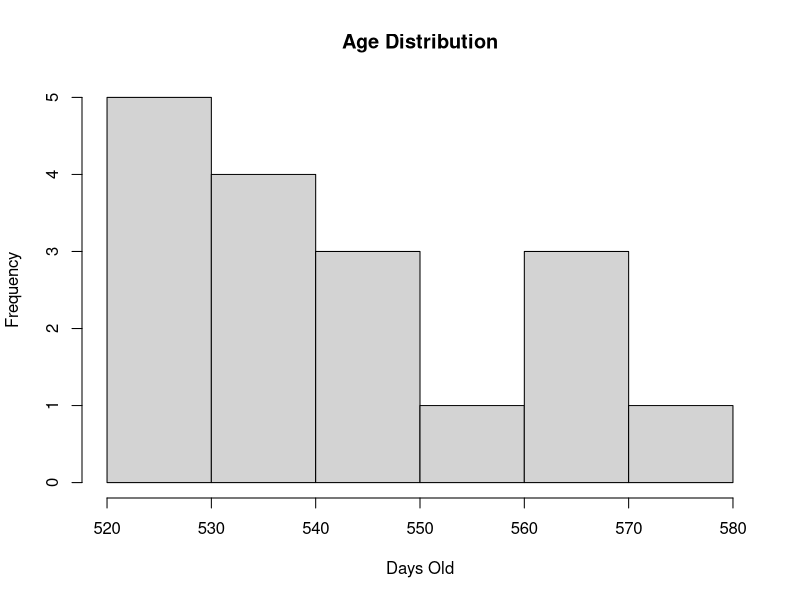
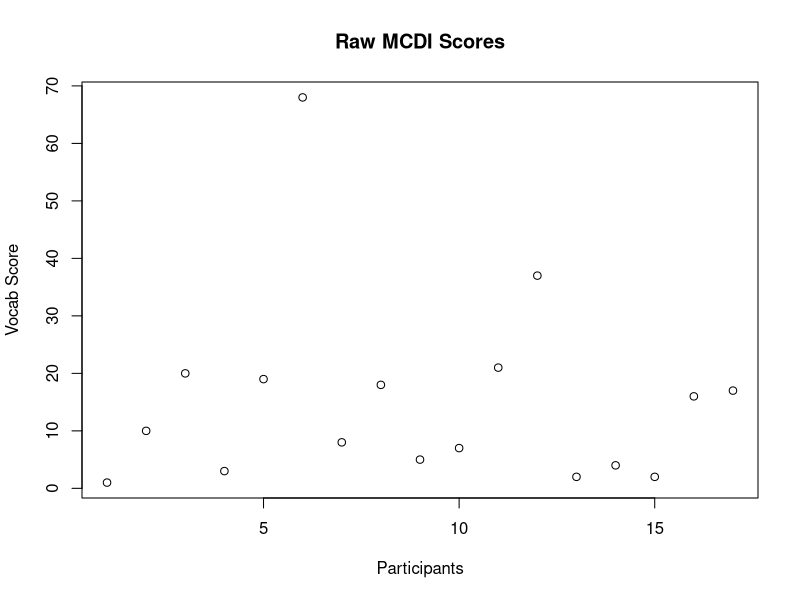
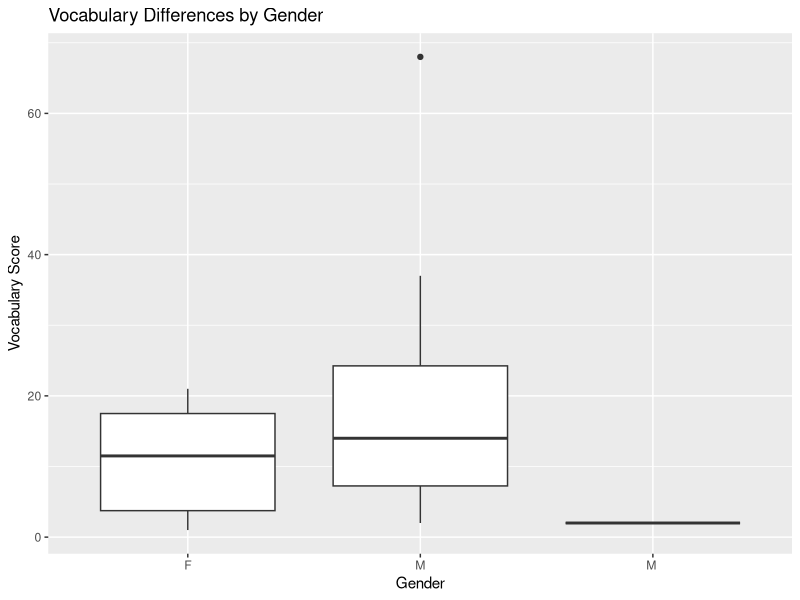
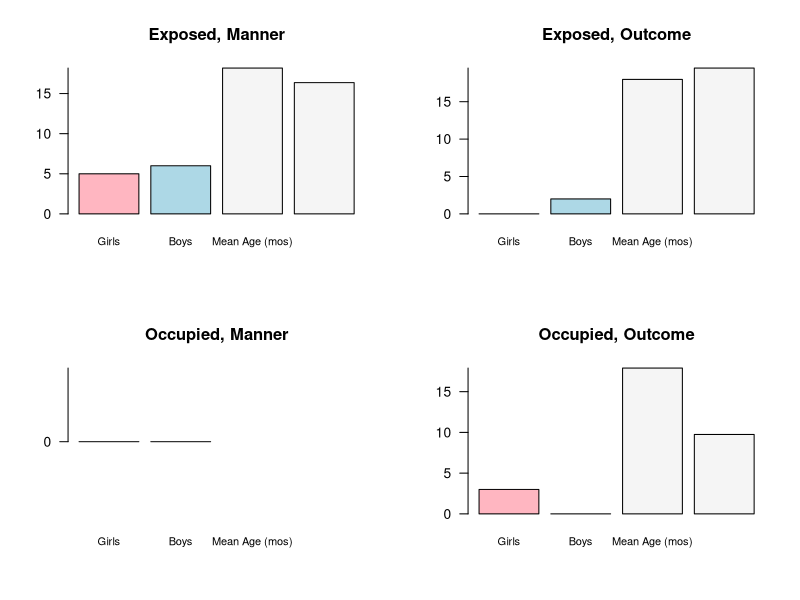

Generate these figures, in order, with R: (Note: this script raises an error after producing the figures.)
## Chelsea Lide
## Honors Thesis in Psychology: Mind, Brain, Behavior
## Harvard University, Class of 2016

# This code is ONLY Descriptives of Experiment 2: 
  # Participants
  # Durations
  # First Contact (no stats)

  

## Exploratory Descriptive Analyses -----------------------------------------------------------------------------


if (!require(graphics)) {install.packages("graphics"); require(graphics)}
if (!require(lattice)) {install.packages("lattice"); require(lattice)}
if (!require(ggplot2)) {install.packages("ggplot2"); require(ggplot2)}
if (!require(plyr)) {install.packages("plyr"); require(plyr)}

## Participant Descriptives -----------------------

raw.data <- read.csv("HBThesis_Data.csv")

# Kick out excluded participants

mydata <- raw.data[raw.data$Include == 1,]
mydata <- raw.data[!is.na(raw.data$Has.Exploration.Period),]

attach(mydata)

# Number of participants

  n <- dim(mydata)[1]
  n 

# Gender distribution

  girls <- sum(mydata$Gender == "F")
  boys <- sum(mydata$Gender == "M")

  girls
  boys

# Age 

  summary(mydata$Year.and.Months)
  summary(mydata$Days.Old)
  hist(Days.Old, breaks = 5, main = "Age Distribution", xlab = "Days Old")


  
# MCDI 

  # All participants
  summary(mydata$Raw.MCDI..Harvard.Only.)
  plot(mydata$Raw.MCDI..Harvard.Only., main = "Raw MCDI Scores", xlab = "Participants", ylab = "Vocab Score")

  # Gender Differences 
 
  x11()
  p <- ggplot(mydata, aes(factor(Gender), Raw.MCDI..Harvard.Only.), xlab = "Gender", ylab = "Vocabulary Score")  
  p + geom_boxplot() +
  labs(x = "Gender", 
        y = "Vocabulary Score",
        title = "Vocabulary Differences by Gender")
  

# Per Condition 
  
  # gender, age, MCDI
  sub.ex.man <- subset(mydata, Lang.Condition == "Dax to toy" & Action.Condition == "Hands Free", select = c(Gender, Days.Old, Raw.MCDI..Harvard.Only.))
  sub.ex.out <- subset(mydata, Lang.Condition == "Dax toy" & Action.Condition == "Hands Free", select = c(Gender, Days.Old, Raw.MCDI..Harvard.Only.))
  sub.oc.man <- subset(mydata, Lang.Condition == "Dax to toy" & Action.Condition == "Hands Occupied", select = c(Gender, Days.Old, Raw.MCDI..Harvard.Only.))
  sub.oc.out <- subset(mydata, Lang.Condition == "Dax toy" & Action.Condition == "Hands Occupied", select = c(Gender, Days.Old, Raw.MCDI..Harvard.Only.))
  
  # Exposed, Manner 
  sem.girls <- sum(sub.ex.man$Gender == "F")
  sem.boys <- sum(sub.ex.man$Gender == "M")
  sem.age <- mean(sub.ex.man$Days.Old)
  sem.MCDI <- mean(sub.ex.man$Raw.MCDI..Harvard.Only.)
  ex.man <- c(sem.girls, sem.boys, I(sem.age/30), sem.MCDI)
  ex.man
 
  # Exposed, Outcome 
  seo.girls <- sum(sub.ex.out$Gender == "F")
  seo.boys <- sum(sub.ex.out$Gender == "M")
  seo.age <- mean(sub.ex.out$Days.Old)
  seo.MCDI <- mean(sub.ex.out$Raw.MCDI..Harvard.Only.)
  ex.out <- c(seo.girls, seo.boys, I(seo.age/30), seo.MCDI)
  ex.out
  
  # Occupied, Manner 
  som.girls <- sum(sub.oc.man$Gender == "F")
  som.boys <- sum(sub.oc.man$Gender == "M")
  som.age <- mean(sub.oc.man$Days.Old)
  som.MCDI <- mean(sub.oc.man$Raw.MCDI..Harvard.Only.)
  oc.man <- c(som.girls, som.boys, I(som.age/30), som.MCDI)
  oc.man
  
  # Occupied, Outcome 
  soo.girls <- sum(sub.oc.out$Gender == "F")
  soo.boys <- sum(sub.oc.out$Gender == "M")
  soo.age <- mean(sub.oc.out$Days.Old)
  soo.MCDI <- mean(sub.oc.out$Raw.MCDI..Harvard.Only.)
  oc.out <- c(soo.girls, soo.boys, I(soo.age/30), soo.MCDI)
  oc.out

  x11()
  op <- par(mfrow = c(2,2))
  barplot(ex.man, names.arg = c("Girls", "Boys", "Mean Age (mos)", "Mean Vocab"),
          cex.names = .8, col = c("lightpink", "lightblue", "whitesmoke", "whitesmoke"), main = "Exposed, Manner", axes = FALSE)
          axis(2, las = 1, at = seq(0 , 30, by = 5))
  barplot(ex.out, names.arg = c("Girls", "Boys", "Mean Age (mos)", "Mean Vocab"), 
          cex.names = .8, col = c("lightpink", "lightblue", "whitesmoke", "whitesmoke"), main = "Exposed, Outcome", axes = FALSE)
          axis(2, las = 1, at = seq(0 , 30, by = 5))
  barplot(oc.man, names.arg = c("Girls", "Boys", "Mean Age (mos)", "Mean Vocab"), 
          cex.names = .8, col = c("lightpink", "lightblue", "whitesmoke", "whitesmoke"), main = "Occupied, Manner", axes = FALSE)
          axis(2, las = 1, at = seq(0 , 30, by = 5))
  barplot(oc.out, names.arg = c("Girls", "Boys", "Mean Age (mos)", "Mean Vocab"), 
          cex.names = .8, col = c("lightpink", "lightblue", "whitesmoke", "whitesmoke"), main = "Occupied, Outcome", axes = FALSE)
          axis(2, las = 1, at = seq(0 , 30, by = 5))
  par(op)
  
detach(mydata)
  
# -----------------------------------------------------------------------
  
#Read in and merge individual data sets
  
  load_data <- function(path) { 
    files <- dir(path, pattern = '\\.csv', full.names = TRUE)
    tables <- lapply(files, read.csv)
    do.call(rbind, tables)
  }
  
alldata <- load_data("Headbop Coded CSVs")
  
head(alldata)
attach(alldata)
  
## Trial Length Descriptives ----------------------


# Initializing the data frame 
trial.data <- subset(alldata, TrackName == "Total Trial Length", select = c(Participant, Condition, Hands, Language, Duration))
summary(trial.data)

# Converting duration units (from miliseconds to minutes)
duration.minutes <- I((trial.data$Duration/1000)/60)

# Initializing the data frame with converted units
participant.trial <- cbind(trial.data[1:4], duration.minutes)

## ----------------------------------------------------------------------------------------------

# Between Hand Conditions

# Subset paricipants in the Hands Exposed Condtion
trial.ex <- subset(participant.trial, Hands == "Exposed", select = c(Participant, duration.minutes))

# Subset participants in the Hands Occupied Condition
trial.oc <- subset(participant.trial, Hands == "Occupied", select = c(Participant, duration.minutes))

# Plot the two side-by-side

x11()
op <- par(mfrow = c(1,2))
plot(trial.ex, type = "p", main = "Total Trial Duration - Hands Exposed", cex.main = .8, xlab = "Participants", ylab = "Duration (s)", axes = FALSE)
     axis(1, lab = FALSE)
     axis(2, las = 1, at = seq(0 , 20))
     mdex <- mean(duration.minutes)
     abline(h = mdex, col = "red") 
     text(2,80, "mean = X seconds", cex = .6, col = "red") 
plot(trial.oc, type = "p", main = "Total Trial Duration - Hands Occupied", cex.main =.8, xlab = "Participants", ylab = " ", axes = FALSE) 
     axis(1, lab = FALSE)
     axis(2, las = 1, at = seq(0, 20))     
     mdoc <- mean(duration.minutes) 
     abline(h = mdoc, col = "red") 
     text(2,80, "mean = X seconds", cex = .6, col = "red") 
par(op)

## ----------------------------------------------------------------------------------------------

# Between Language Conditions

# Subset paricipants in the Hands Exposed Condtion
trial.man <- subset(participant.trial, Language == "Dax To", select = c(Participant, duration.minutes))

# Subset participants in the Hands Occupied Condition
trial.out <- subset(participant.trial, Language == "Dax", select = c(Participant, duration.minutes))

# Plot the two side-by-side

x11()
op <- par(mfrow = c(1,2))
plot(trial.man, type = "p", main = "Total Trial Duration - Manner", cex.main = .8, xlab = "Participants", ylab = "Duration (s)", axes = FALSE)
     axis(1, lab = FALSE)
     axis(2, las = 1, at = seq(0 , 20))
     mdex <- mean(duration.minutes)
     abline(h = mdex, col = "red") 
     text(2,80, "mean = X seconds", cex = .6, col = "red") 
plot(trial.out, type = "p", main = "Total Trial Duration - Hands Occupied", cex.main =.8, xlab = "Participants", ylab = " ", axes = FALSE) 
     axis(1, lab = FALSE)
     axis(2, las = 1, at = seq(0, 20))     
     mdoc <- mean(duration.minutes) 
     abline(h = mdoc, col = "red") 
     text(2,80, "mean = X seconds", cex = .6, col = "red") 
par(op)

## ----------------------------------------------------------------------------------------------

# Between All Conditions

# Subsetting 

trial.1 <- subset(participant.trial, Condition == "Exposed, Dax To", select = c(Participant, duration.minutes))
trial.2 <- subset(participant.trial, Condition == "Exposed, Dax", select = c(Participant, duration.minutes))
trial.3 <- subset(participant.trial, Condition == "Occupied, Dax To", select = c(Participant, duration.minutes))
trial.4 <- subset(participant.trial, Condition == "Occupied, Dax", select = c(Participant, duration.minutes))

x11()
op <- par(mfrow = c(1,4))
     boxplot(trial.1[2], main = "Exposed, Dax To", ylab = "Demonstration Duration (s)")
     boxplot(trial.2[2], main = "Exposed, Dax")
     boxplot(trial.3[2], main = "Occupied, Dax To")
     boxplot(trial.4[2], main = "Occupied, Dax")
par(op)




## Warm Up Descriptives ---------------------------

# Initializing the data frame 
warmup.data <- subset(alldata, TrackName == "Warm Up Duration", select = c(Participant, Condition, Hands, Language, Duration))
summary(warmup.data)

# Converting duration units (from miliseconds to minutes)
duration.minutes <- I((warmup.data$Duration/1000)/60)

# Initializing the data frame with converted units
participant.warmup <- cbind(warmup.data[1:4], duration.minutes)

## ----------------------------------------------------------------------------------------------

# Between Hand Conditions

# Subset paricipants in the Hands Exposed Condtion
warmup.ex <- subset(participant.warmup, Hands == "Exposed", select = c(Participant, duration.minutes))

# Subset participants in the Hands Occupied Condition
warmup.oc <- subset(participant.warmup, Hands == "Occupied", select = c(Participant, duration.minutes))

# Plot the two side-by-side

x11()
op <- par(mfrow = c(1,2))
plot(warmup.ex, type = "p", main = "Warm-Up Duration - Hands Exposed", cex.main = .8, xlab = "Participants", ylab = "Duration (s)", axes = FALSE)
     axis(1, lab = FALSE)
     axis(2, las = 1, at = seq(0 , 20))
     mdex <- mean(duration.minutes)
     abline(h = mdex, col = "red") 
     text(2,80, "mean = X seconds", cex = .6, col = "red") 
plot(warmup.oc, type = "p", main = "Warm-Up Duration - Hands Occupied", cex.main =.8, xlab = "Participants", ylab = " ", axes = FALSE) 
     axis(1, lab = FALSE)
     axis(2, las = 1, at = seq(0, 20))     
     mdoc <- mean(duration.minutes) 
     abline(h = mdoc, col = "red") 
     text(2,80, "mean = X seconds", cex = .6, col = "red") 
par(op)

## ----------------------------------------------------------------------------------------------

# Between Language Conditions

# Subset paricipants in the Hands Exposed Condtion
warmup.man <- subset(participant.warmup, Language == "Dax To", select = c(Participant, duration.minutes))

# Subset participants in the Hands Occupied Condition
warmup.out <- subset(participant.warmup, Language == "Dax", select = c(Participant, duration.minutes))

# Plot the two side-by-side

x11()
op <- par(mfrow = c(1,2))
plot(warmup.man, type = "p", main = "Warm-Up Duration - Manner", cex.main = .8, xlab = "Participants", ylab = "Duration (s)", axes = FALSE)
     axis(1, lab = FALSE)
     axis(2, las = 1, at = seq(0 , 20))
     mdex <- mean(duration.minutes)
     abline(h = mdex, col = "red") 
     text(2,80, "mean = X seconds", cex = .6, col = "red") 
plot(warmup.out, type = "p", main = "Warm-Up Duration - Hands Occupied", cex.main =.8, xlab = "Participants", ylab = " ", axes = FALSE) 
     axis(1, lab = FALSE)
     axis(2, las = 1, at = seq(0, 20))     
     mdoc <- mean(duration.minutes) 
     abline(h = mdoc, col = "red") 
     text(2,80, "mean = X seconds", cex = .6, col = "red") 
par(op)

## ----------------------------------------------------------------------------------------------

# Between All Conditions

# Subsetting 

warmup.1 <- subset(participant.warmup, Condition == "Exposed, Dax To", select = c(Participant, duration.minutes))
warmup.2 <- subset(participant.warmup, Condition == "Exposed, Dax", select = c(Participant, duration.minutes))
warmup.3 <- subset(participant.warmup, Condition == "Occupied, Dax To", select = c(Participant, duration.minutes))
warmup.4 <- subset(participant.warmup, Condition == "Occupied, Dax", select = c(Participant, duration.minutes))

x11()
op <- par(mfrow = c(1,4))
boxplot(warmup.1[2], main = "Exposed, Dax To", ylab = "Demonstration Duration (s)")
boxplot(warmup.2[2], main = "Exposed, Dax")
boxplot(warmup.3[2], main = "Occupied, Dax To")
boxplot(warmup.4[2], main = "Occupied, Dax")
par(op)



## Demonstration Descriptives ----------------------

# Initializing the data frame 
demonstration.data <- subset(alldata, TrackName == "Demonstration Duration", select = c(Participant, Condition, Hands, Language, Duration))
summary(demonstration.data)

# Converting duration units (from miliseconds to seconds)
duration.seconds <- I(demonstration.data$Duration/1000)

# Initializing the data frame with converted units
participant.demonstration <- cbind(demonstration.data[1:4], duration.seconds)

# Plot of demonstration duration by participant 
x11()
plot(participant.demonstration [c (1,5)], type = "p", 
     main = "Demonstration Duration", xlab = "Participant", ylab = "Duration (s)")
     md <- mean(duration.seconds)
     h <- abline(h = md, col = "red")

## ----------------------------------------------------------------------------------------------
     
# Between Hand Conditions

# Subset paricipants in the Hands Exposed Condtion
demo.ex <- subset(participant.demonstration, Hands == "Exposed", select = c(Participant, duration.seconds))
     
# Subset participants in the Hands Occupied Condition
demo.oc <- subset(participant.demonstration, Hands == "Occupied", select = c(Participant, duration.seconds))
     
# Plot the two side-by-side
     
x11()
op <- par(mfrow = c(1,2))
plot(demo.ex, type = "p", main = "Demonstration Duration - Hands Exposed", cex.main = .8, xlab = "Participants", ylab = "Duration (s)", axes = FALSE)
     axis(1, lab = FALSE)
     axis(2, las = 1, at = seq(30 , 60, by = 5))
     mdex <- mean(duration.seconds)
     abline(h = mdex, col = "red") 
     text(2,80, "mean = X seconds", cex = .6, col = "red") 
plot(demo.oc, type = "p", main = "Demonstration Duration - Hands Occupied", cex.main =.8, xlab = "Participants", ylab = " ", axes = FALSE) 
     axis(1, lab = FALSE)
     axis(2, las = 1, at = seq(30 , 60, by = 5))     
     mdoc <- mean(duration.seconds) 
     abline(h = mdoc, col = "red") 
     text(2,80, "mean = X seconds", cex = .6, col = "red") 
     par(op)

## ----------------------------------------------------------------------------------------------     
     
# Between Language Conditions

# Subset paricipants in the Manner Condtion
demo.man <- subset(participant.demonstration, Language == "Dax To", select = c(Participant, duration.seconds))
     
# Subset participants in the Outcome Condition
demo.out <- subset(participant.demonstration, Language == "Dax", select = c(Participant, duration.seconds))
     
x11()
op <- par(mfrow = c(1,2))
plot(demo.man, type = "p", main = "Demonstration Duration - Manner", cex.main = .8, xlab = "Participants", ylab = "Duration (s)", axes = FALSE)
     axis(1, lab = FALSE)
     axis(2, las = 1, at = seq(30 , 60, by = 5))
     mdex <- mean(duration.seconds)
     abline(h = mdex, col = "red") 
     text(2,80, "mean = X seconds", cex = .6, col = "red") 
plot(demo.out, type = "p", main = "Demonstration Duration - Outcome", cex.main =.8, xlab = "Participants", ylab = " ", axes = FALSE) 
     axis(1, lab = FALSE)
     axis(2, las = 1, at = seq(30 , 60, by = 5))     
     mdoc <- mean(duration.seconds) 
     abline(h = mdoc, col = "red") 
     text(2,80, "mean = X seconds", cex = .6, col = "red") 
par(op)
     
## ---------------------------------------------------------------------------------------------- 
    
# Between All Conditions

# Subsetting 

demo.1 <- subset(participant.demonstration, Condition == "Exposed, Dax To", select = c(Participant, duration.seconds))
demo.2 <- subset(participant.demonstration, Condition == "Exposed, Dax", select = c(Participant, duration.seconds))
demo.3 <- subset(participant.demonstration, Condition == "Occupied, Dax To", select = c(Participant, duration.seconds))
demo.4 <- subset(participant.demonstration, Condition == "Occupied, Dax", select = c(Participant, duration.seconds))

x11()
op <- par(mfrow = c(1,4))
boxplot(demo.1[2], main = "Exposed, Dax To", ylab = "Demonstration Duration (s)")
boxplot(demo.2[2], main = "Exposed, Dax")
boxplot(demo.3[2], main = "Occupied, Dax To")
boxplot(demo.4[2], main = "Occupied, Dax")
par(op)



## (Basic) First Response Window Descriptives ----------------------

# Initializing the data frame 
frw.data <- subset(alldata, TrackName == "First Response Window", select = c(Participant, Condition, Hands, Language, Duration))
summary(frw.data)

# Converting duration units (from miliseconds to seconds)
duration.seconds <- I(frw.data$Duration/1000)

# Initializing the data frame with converted units
participant.frw <- cbind(frw.data[1:4], duration.seconds)

# Plot of demonstration duration by participant 
x11()
plot(participant.frw [c (1,5)], type = "p", 
     main = "First Response Window Duration", xlab = "Participant", ylab = "Duration (s)")
     md <- mean(duration.seconds)
     abline(h = md, col = "red")

## ----------------------------------------------------------------------------------------------     
     
# Between Hand Conditions

# Subset paricipants in the Hands Exposed Condtion
frw.ex <- subset(participant.frw, Hands == "Exposed", select = c(Participant, duration.seconds))

# Subset participants in the Hands Occupied Condition
frw.oc <- subset(participant.frw, Hands == "Occupied", select = c(Participant, duration.seconds))

# Plot the two side-by-side

x11()
op <- par(mfrow = c(1,2))
plot(frw.ex, type = "p", main = "First Response Window Duration - Hands Exposed", cex.main = .8, xlab = "Participants", ylab = "Duration (s)", axes = FALSE)
     axis(1, lab = FALSE)
     axis(2, las = 1, at = seq(0 , 40, by = 5))
     mdex <- mean(duration.seconds)
     abline(h = mdex, col = "red") 
     text(2,80, "mean = X seconds", cex = .4, col = "red") 
plot(frw.oc, type = "p", main = "First Response Window Duration - Hands Occupied", cex.main =.8, xlab = "Participants", ylab = " ", axes = FALSE) 
     axis(1, lab = FALSE)
     axis(2, las = 1, at = seq(0 , 40, by = 5))     
     mdoc <- mean(duration.seconds) 
     abline(h = mdoc, col = "red") 
     text(2,80, "mean = X seconds", cex = .4, col = "red") 
par(op)

## ----------------------------------------------------------------------------------------------

# Between Language Conditions

# Subset paricipants in the Manner Condtion
frw.man <- subset(participant.frw, Language == "Dax To", select = c(Participant, duration.seconds))

# Subset participants in the Outcome Condition
frw.out <- subset(participant.frw, Language == "Dax", select = c(Participant, duration.seconds))

x11()
op <- par(mfrow = c(1,2))
plot(frw.man, type = "p", main = "First Response Window Duration - Manner", cex.main = .8, xlab = "Participants", ylab = "Duration (s)", axes = FALSE)
     axis(1, lab = FALSE)
     axis(2, las = 1, at = seq(0, 40, by = 5))
     mdex <- mean(duration.seconds)
     abline(h = mdex, col = "red") 
     text(2,80, "mean = X seconds", cex = .6, col = "red") 
plot(frw.out, type = "p", main = "First Response Window Duration - Outcome", cex.main =.8, xlab = "Participants", ylab = " ", axes = FALSE) 
     axis(1, lab = FALSE)
     axis(2, las = 1, at = seq(0, 40, by = 5))     
     mdoc <- mean(duration.seconds) 
     abline(h = mdoc, col = "red") 
     text(2,80, "mean = X seconds", cex = .6, col = "red") 
par(op)

## ----------------------------------------------------------------------------------------------

# Between All Conditions

# Subsetting 

frw.1 <- subset(participant.frw, Condition == "Exposed, Dax To", select = c(Participant, duration.seconds))
frw.2 <- subset(participant.frw, Condition == "Exposed, Dax", select = c(Participant, duration.seconds))
frw.3 <- subset(participant.frw, Condition == "Occupied, Dax To", select = c(Participant, duration.seconds))
frw.4 <- subset(participant.frw, Condition == "Occupied, Dax", select = c(Participant, duration.seconds))

x11()
op <- par(mfrow = c(1,4))
boxplot(frw.1[2], main = "Exposed, Dax To", ylab = "Demonstration Duration (s)")
boxplot(frw.2[2], main = "Exposed, Dax")
boxplot(frw.3[2], main = "Occupied, Dax To")
boxplot(frw.4[2], main = "Occupied, Dax")
par(op)



## (Basic) Exploration Descriptives ------------------------

# Initializing the data frame
exploration.data <- subset(alldata, TrackName == "Exploration Duration", select = c(Participant, Condition, Hands, Language, Duration))
summary(exploration.data)

# Converting duration units (from miliseconds to seconds)
duration.seconds <- I(exploration.data$Duration/1000)

# Initializing the data frame with converted units
participant.exploration <- cbind(exploration.data[1:4], duration.seconds)

# Plot of exploration duration by participant 
x11()
plot(participant.exploration [c (1,5)], type = "p", 
     main = "Exploration Duration", xlab = "Participant", ylab = "Duration (s)")
     md <- mean(duration.seconds)
     h <- abline(h = md, col = "red")
     text(3.5,76, "Average Exploration = 74 seconds", cex = .6, font = 2, col = "red")

## ----------------------------------------------------------------------------------------------
     
# Between Hand Conditions

# Subset paricipants in the Hands Exposed Condtion
exploration.ex <- subset(participant.exploration, Hands == "Exposed", select = c(Participant, duration.seconds))

# Subset participants in the Hands Occupied Condition
exploration.oc <- subset(participant.exploration, Hands == "Occupied", select = c(Participant, duration.seconds))

# Plot the two side-by-side

x11()
op <- par(mfrow = c(1,2))
plot(exploration.ex, type = "p", 
     main = "Exploration Duration - Hands Exposed", cex.main = .8, xlab = "Participants", ylab = "Duration (s)", axes = FALSE)
     axis(1, lab = FALSE)
     axis(2, las = 1, at = seq(40 , 100, by = 10))
     mdex <- mean(duration.seconds)
     abline(h = mdex, col = "red") 
     text(2,80, "mean = X seconds", cex = .6, col = "red") 
plot(exploration.oc, type = "p", 
     main = "Exploration Duration - Hands Occupied", cex.main =.8, xlab = "Participant", axes = FALSE) 
     axis(1, lab = FALSE)
     axis(2, las = 1, at = seq(40 , 100, by = 10))     
     mdoc <- mean(duration.seconds) 
     abline(h = mdoc, col = "red") 
     text(2,80, "mean = X seconds", cex = .6, col = "red") 
par(op)

## ----------------------------------------------------------------------------------------------

# Between Language Conditions

# Subset paricipants in the Manner Condtion
exploration.man <- subset(participant.exploration, Language == "Dax To", select = c(Participant, duration.seconds))

# Subset participants in the Outcome Condition
exploration.out <- subset(participant.exploration, Language == "Dax", select = c(Participant, duration.seconds))

# Plot the two side-by-side

x11()
op <- par(mfrow = c(1,2))
plot(exploration.man, type = "b", 
     main = "Exploration Duration - Manner", cex.main = .8, xlab = "Participant", ylab = "Duration (s)")
     mdman <- mean(duration.seconds)
     abline(h = mdman, col = "red")
     text(2,80, "mean = X seconds", cex = .6, col = "red")
plot(exploration.out, type = "b", 
     main = "Exploration Duration - Outcome", cex.main =.8, xlab = "Participant", ylab = "Duration (s)")
     mdout <- mean(duration.seconds)
     abline(h = mdout, col = "red")
     text(2,80, "mean = X seconds", cex = .6, col = "red")
par(op)

## ----------------------------------------------------------------------------------------------

# Between All Conditions

# Subsetting 

exp.1 <- subset(participant.exploration, Condition == "Exposed, Dax To", select = c(Participant, duration.seconds))
exp.2 <- subset(participant.exploration, Condition == "Exposed, Dax", select = c(Participant, duration.seconds))
exp.3 <- subset(participant.exploration, Condition == "Occupied, Dax To", select = c(Participant, duration.seconds))
exp.4 <- subset(participant.exploration, Condition == "Occupied, Dax", select = c(Participant, duration.seconds))

x11()
op <- par(mfrow = c(1,4))
boxplot(exp.1[2], main = "Exposed, Dax To", ylab = "Exploration Duration (s)")
boxplot(exp.2[2], main = "Exposed, Dax")
boxplot(exp.3[2], main = "Occupied, Dax To")
boxplot(exp.4[2], main = "Occupied, Dax")
par(op)



## (Basic) First Response Descriptives ----------------------------------------

# All conditions 

head.touches <- as.data.frame(subset(mydata, Response..First.Action. == "Head", select = c(Participant.., Lang.Condition, Action.Condition)))
hand.touches <- as.data.frame(subset(mydata, Response..First.Action. == "Hand", select = c(Participant.., Lang.Condition, Action.Condition)))

summary(head.touches)  ## seems to be trending in the opposite direction as predicted
summary(hand.touches)  ## also seems to be trending in the opposite direction as predicted

mydata$ggresponse<-rep("No Response",26)
mydata$ggresponse[mydata$Response..First.Action.=="Hand"]<-"Hand"
mydata$ggresponse[mydata$Response..First.Action.=="Head"]<-"Head"

## ----------------------------------------------------------------------------------------------

# All Conditions, Counts
x11()
ggplot(data=mydata, aes(x=Condition)) + geom_histogram(aes(fill=ggresponse)) + labs(fill="Response") + 
  ggtitle("First Response Action") + xlab("Condition") + theme(axis.text.x=element_text(angle = 45, hjust = 1)) +
  scale_fill_manual(values=c("chartreuse3", "deepskyblue3", "grey94"))


# All Conditions, Proportions
x11()
ggplot(data=mydata, aes(x=Condition, fill=ggresponse)) + geom_bar(position="fill") + ylab("Proportion of Responses") + 
  labs(fill="Response") + ggtitle("First Response Action") + xlab("Condition") + theme(axis.text.x=element_text(angle = 45, hjust = 1)) +
  scale_fill_manual(values=c("chartreuse3", "deepskyblue3", "grey94"))

## ----------------------------------------------------------------------------------------------

# By Hands, Counts
x11()
ggplot(data=mydata, aes(x=Action.Condition)) + geom_histogram(aes(fill=ggresponse)) + labs(fill="Response") + 
  ggtitle("First Response Action") + xlab("Condition") + theme(axis.text.x=element_text(angle = 45, hjust = 1)) +
  scale_fill_manual(values=c("chartreuse3", "deepskyblue3", "grey94"))


# By Hands, Proportions
x11()
ggplot(data=mydata, aes(x=Action.Condition, fill=ggresponse)) + geom_bar(position="fill") + ylab("Proportion of Responses") + 
  labs(fill="Response") + ggtitle("First Response Action") + xlab("Condition") + theme(axis.text.x=element_text(angle = 45, hjust = 1)) +
  scale_fill_manual(values=c("chartreuse3", "deepskyblue3", "grey94"))

## ----------------------------------------------------------------------------------------------

# By Language, Counts
x11()
ggplot(data=mydata, aes(x=Lang.Condition)) + geom_histogram(aes(fill=ggresponse)) + labs(fill="Response") + 
  ggtitle("First Response Action") + xlab("Condition") + theme(axis.text.x=element_text(angle = 45, hjust = 1)) +
  scale_fill_manual(values=c("chartreuse3", "deepskyblue3", "grey94"))

# By Language, Proportions
x11()
ggplot(data=mydata, aes(x=Lang.Condition, fill=ggresponse)) + geom_bar(position="fill") + ylab("Proportion of Responses") + 
  labs(fill="Response") + ggtitle("First Response Action") + xlab("Condition") + theme(axis.text.x=element_text(angle = 45, hjust = 1)) +
  scale_fill_manual(values=c("chartreuse3", "deepskyblue3", "grey94"))


detach(alldata)

# Correlations & Other Random Things... 

# Reshape to wide format 

x <- reshape(alldata, timevar = "TrackName", idvar = "Participant", direction = "wide")
head(x)

# Subset duration data by participant

duration.data <- as.data.frame(c(x$`Duration.Total Trial Length`, x$`Duration.Warm Up Duration`, 
                                 x$`Duration.Demonstration Duration`, x$`Duration.First Response Window`,
                                 x$`Duration.Exploration Duration`))

# Pull out Participant # and Condition info 

duration.data <- x[1:4]

# Initialize new cols & run through loop  

total.dur = NULL
warmup.dur  = NULL
demo.dur = NULL
firstresp.dur = NULL
expl.dur = NULL 

n <- dim(x)[1]

for (i in 1:n) {
  duration.data$total.dur <- x$`Duration.Total Trial Length`
  duration.data$warmup.dur <- x$`Duration.Warm Up Duration`
  duration.data$demo.dur <- x$`Duration.Demonstration Duration`
  duration.data$firstresp.dur <- x$`Duration.First Response Window`
  duration.data$expl.dur <- x$`Duration.Exploration Duration`
}
colnames(duration.data) = c("Participant", "Condition", "Hands", "Language", "Total Trial Duration",
                            "Warm Up Duration", "Demonstration Duration", "First Response Window Duration",
                            "Exploration Duration")
attach(duration.data)
pairs(~Condition+`Warm Up Duration`+`Demonstration Duration`+`First Response Window Duration`+`Exploration Duration`,data=duration.data, 
      main="Simple Scatterplot Matrix")
detach(duration.data)


# Exploration Data ----

# Add in response counts 

a <- subset(alldata, TrackName == "Head Touch")  
unique.head.counts <- subset(a, !duplicated(a[1]))
Head.Touches <- ddply(a,.(Participant),nrow)

Head.Touches
unique.head.counts

# Add column with head touch counts (V1)

n <- dim(unique.head.counts)[1]

for (i in 1:n) {
  unique.head.counts$Head.Touches <- Head.Touches
}


    ## Now for hand touches

b <- subset(alldata, TrackName == "Hand Touch")
unique.hand.counts <- subset(b, !duplicated(b[1]))
Hand.Touches <- ddply(b,.(Participant), nrow)

Hand.Touches
unique.hand.counts

for (i in 1:n) {
  unique.hand.counts$Hand.Touches <- Hand.Touches
}

# Unique Records of Participants, and what condition they're in 

raw.unique.participants <- subset(alldata, !duplicated(alldata[1]))
raw.unique.participants2 <- subset(raw.unique.participants[1:4])
head(raw.unique.participants2)

# Merge HEAD touch counts based on row number & code "NA" as 0 

x <- join(raw.unique.participants2, unique.head.counts, 
          by = c("Participant", "Condition", "Hands", "Language"), type = "left")
x$Head.Touches$V1[is.na(x$Head.Touches$V1)] <- 0
merged.head.touches <- cbind(x[1:4], x[9])
merged.head.touches

# Merge HAND touch counts based on row number & code "NA" as 0 

y <- join(raw.unique.participants2, unique.hand.counts, 
          by = c("Participant", "Condition", "Hands", "Language"), type = "left")
y$Hand.Touches$V1[is.na(y$Hand.Touches$V1)] <- 0
merged.hand.touches <- cbind(y[1:4], y[9])
merged.hand.touches

# Merge ALL 

clean.exploration <- cbind(raw.unique.participants2, merged.head.touches$Head.Touches$V1, merged.hand.touches$Hand.Touches$V1) 
  colnames(clean.exploration) = c("Participant", "Condition", "Hands", "Language", "Head Touches", "Hand Touches")
clean.exploration 




